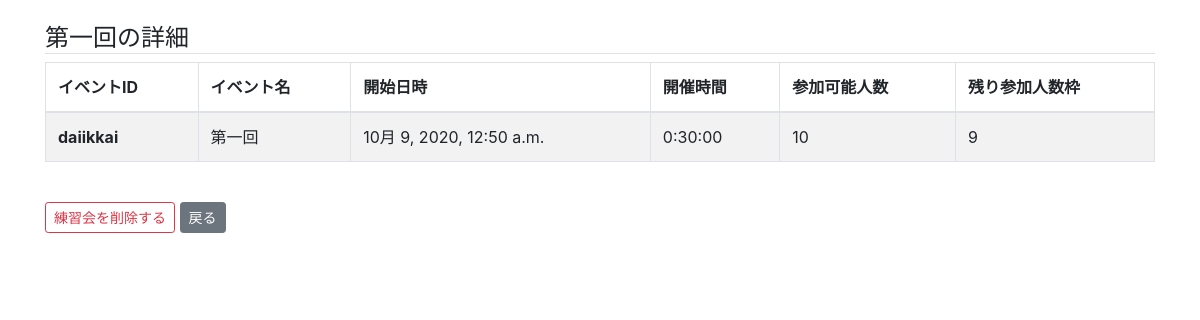
Page /matching/user/event/detail/daiikkai (signed in) on the committed database.
### matching/models.py (models this page shows, shortened)
class Event(models.Model):
    event_id = models.CharField('イベントID', max_length=255, unique=True)
    name = models.CharField('イベント名', max_length=255)
    host = models.CharField('主催者', max_length=255)
    thumbnail = models.ImageField('サムネイル', upload_to='thumbnails/', )
    thumbnail_edit = ImageSpecField(source='thumbnail', processors=[ResizeToFill(250, 250)], )
    place = models.CharField('開催場所', max_length=255)
    event_type_tag = models.CharField('イベントタイプ', choices=constract.EVENT_TYPE, max_length=255)
    video_url = models.URLField('イベントリンク', max_length=3000, null=True, blank=True)
    date = models.DateTimeField('開始日時', )
    time = models.DurationField('開催時間', max_length=255)
    participant_num = models.PositiveIntegerField('参加可能人数', default=0)
    comment01 = models.TextField('当日の流れ')
    comment02 = models.TextField('主催者から一言')
    created_by = models.CharField('作成者', max_length=255, blank=True)
    created_at = models.DateTimeField('作成日', auto_now_add=True)
    updated_at = models.DateTimeField('更新日', auto_now=True)
    enable_matching = models.BooleanField('全員に表示させる', default=True)
    recommend_users = models.TextField('マッチングしたユーザー', blank=True)
    year = models.CharField('卒年', max_length=255)
    s_and_h = models.CharField('理文', max_length=255, choices=utils.category_add_all(constract.S_AND_H_CATEGORY),
                               default='')
    indestry1 = models.IntegerField('志望業種１',
                                    choices=utils.category_add_all(constract.INDESTRY_CATEGORY),
                                    default='')
    indestry2 = models.IntegerField('志望業種２',
                                    choices=utils.category_add_all(constract.INDESTRY_CATEGORY),
                                    default='')
    indestry3 = models.IntegerField('志望業種３',
                                    choices=utils.category_add_all(constract.INDESTRY_CATEGORY),
                                    default='')
    students = models.ManyToManyField(User,
                                      verbose_name='参加予定のユーザー',
                                      related_name='join_event'
                                      )
    @property
    def remaining_participant(self):
        return self.participant_num - self.students.count()

### matching/views.py (the view)
# urls.py: path('user/event/detail/<str:event_id>', views.event_detail, name='event_detail'),  # イベントの詳細
@login_required(login_url='matching/login.html')
def event_detail(request, event_id):
    user = request.user
    if not user.is_student:
        return redirect('matching:no_authority')
    event = get_object_or_404(Event, event_id=event_id)
    my_events = user.join_event.all()
    my_event_id_list = [mps.event_id for mps in my_events]
    return render(request, 'matching/event_detail.html',
                  {'event': event,
                   'my_event_id_list': my_event_id_list, },
                  )

### templates/matching/event_detail.html (shortened to what this page needs)
{% extends "matching/base.html" %}
{% block content %}
    <h4 class="mt-4 border-bottom">{{ event.name }}の詳細</h4>
    <table class="table table-striped table-bordered">
        <thead>
        <tr>
            <th scope="col">イベントID</th>
            <th scope="col">イベント名</th>
            <th scope="col">開始日時</th>
            <th scope="col">開催時間</th>
            <th scope="col">参加可能人数</th>
            <th scope="col">残り参加人数枠</th>
        </tr>
        </thead>
        <tbody>
        <tr>
            <th scope="row">{{ event.event_id }}</th>
            <td>{{ event.name }}</td>
            <td>{{ event.date }}</td>
            <td>{{ event.time }}</td>
            <td>{{ event.participant_num }}</td>
            <td>{{ event.remaining_participant }}</td>
        </tr>
        </tbody>
    </table>
    {% if event.event_id in my_event_id_list %}
        <button class="btn btn-outline-danger btn-sm del_confirm" data-toggle="modal"
                data-target="#deleteModal" data-name="{{ event.name }}"
                data-url="{% url 'matching:my_event_del' event_id=event.event_id %}"
        >
            練習会を削除する
        </button>
    {% elif event.remaining_participant == 0 %}
    {% else %}
        <a href="{% url 'matching:my_event_add' event_id=event.event_id %}"
           class="btn btn-primary btn-sm my-3" role="button">練習会に参加する</a>
    {% endif %}
    <a class="btn btn-secondary btn-sm my-4 page_back" role="button">戻る</a>
{% endblock content %}

### templates/matching/base.html (shortened to what this page needs)
{% load i18n static %}
<!DOCTYPE html>{% get_current_language as LANGUAGE_CODE %}
<html lang="{{ LANGUAGE_CODE|default:"en-us" }}">
<head>
    <link rel="stylesheet" href="{% static 'matching/css/bootstrap.min.css' %}">
</head>
<body>
<div class="container">
    {% block content %}{% endblock %}
</div>
</body>
</html>

### rows in the picture
Event: name "第一回", event_id "daiikkai", date "10月 9, 2020, 12:50 a.m.", time "0:30:00", participant_num "10", remaining_participant "9"
